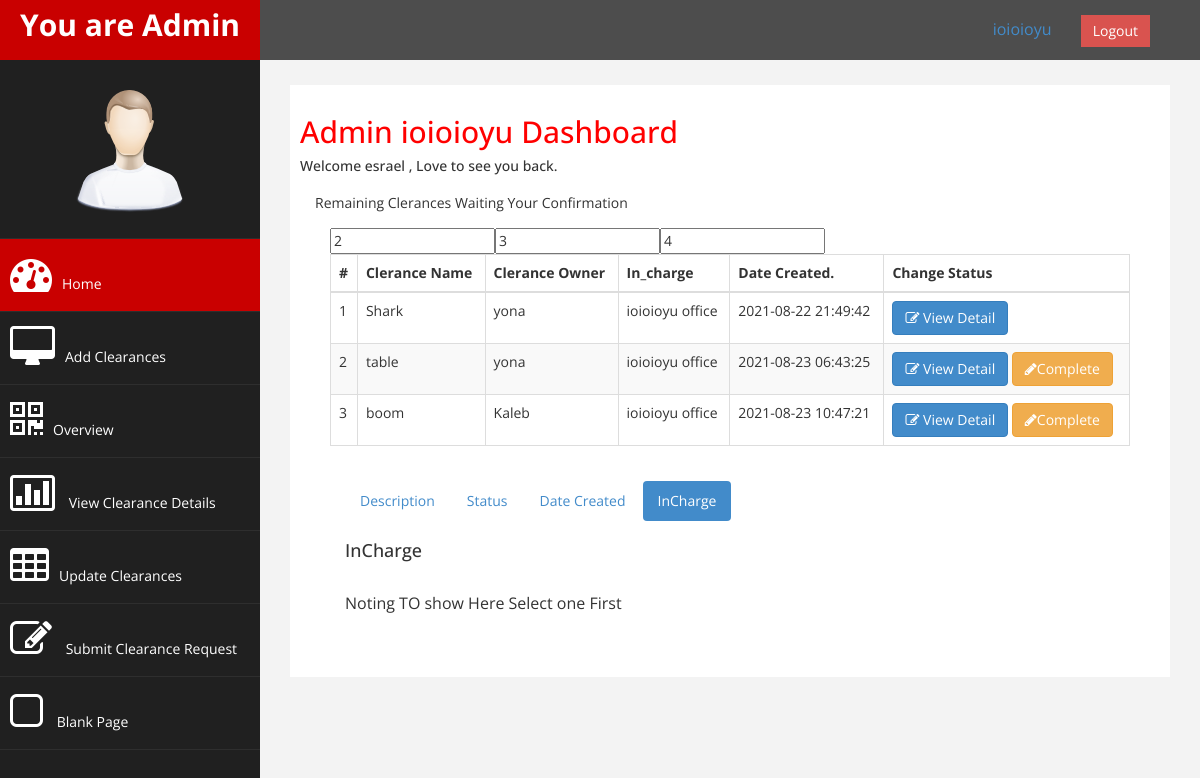
Screenshot of /pages/clearanceList.php (signed in) with the database file from the repository.
### tables this page shows
CREATE TABLE `clearance_list` (
  `id` int(11) NOT NULL,
  `name` varchar(255) NOT NULL,
  `description` text NOT NULL,
  `clearance_owner` int(11) NOT NULL,
  `in_charge` int(11) NOT NULL,
  `office` int(11) NOT NULL,
  `material` int(11) NOT NULL,
  `completed` tinyint(1) NOT NULL,
  `approved` tinyint(1) NOT NULL,
  `date_created` timestamp NOT NULL DEFAULT current_timestamp()
);

CREATE TABLE `users` (
  `id` int(11) NOT NULL,
  `full_name` varchar(255) NOT NULL,
  `role` int(11) NOT NULL,
  `phone` varchar(50) NOT NULL,
  `password` varchar(255) NOT NULL,
  `office` int(11) NOT NULL,
  `user_type` varchar(255) NOT NULL
);

### pages/clearanceList.php (the view, shortened to what this page needs)
<?php
include "../db.inc.php";
if (!isset($_SESSION['id'])) {
    header("Location:../login.php?error=Login Here First!");
} else {
    $detail_1 = false;
?>
    <!DOCTYPE html>
    <html xmlns="http://www.w3.org/1999/xhtml">
    <head>
        <link href="../css/bootstrap.css" rel="stylesheet" />
        <link href="../css/font-awesome.css" rel="stylesheet" />
        <link href="../js/morris/morris-0.4.3.min.css" rel="stylesheet" />
        <link href="../css/custom.css" rel="stylesheet" />
    </head>
    <body>
        <div id="wrapper">
            <nav class="navbar navbar-default navbar-cls-top " role="navigation" style="margin-bottom: 0">
                <div class="navbar-header">
                    <a class="navbar-brand" href="index.html">You are <?php echo $_SESSION['user_role'] ?></a>
                </div>
                <div style="color: white;
padding: 15px 50px 5px 50px;
float: right;
font-size: 16px;"> <a style="margin-right: 25px;"><?php echo $_SESSION['office'] . '   '  ?> </a> <a href="./logout.php" class="btn btn-danger square-btn-adjust">Logout</a> </div>
            </nav>
            <nav class="navbar-default navbar-side" role="navigation">
                <div class="sidebar-collapse">
                    <ul class="nav" id="main-menu">
                        <li class="text-center">
                            <img src="../img/find_user.png" class="user-image img-responsive" />
                        </li>
                        <li>
                            <a class="active-menu" href="./index.php"><i class="fa fa-dashboard fa-3x"></i>Home</a>
                        </li>
                        <li>
                            <a href="./addClerance.php"><i class="fa fa-desktop fa-3x"></i>Add Clearances</a>
                        </li>
                        <li>
                            <a href="./index.php"><i class="fa fa-qrcode fa-3x"></i>Overview</a>
                        </li>
                        <li>
                            <a href="./index.php"><i class="fa fa-bar-chart-o fa-3x"></i> View Clearance Details</a>
                        </li>
                        <li>
                            <a href="./index.php"><i class="fa fa-table fa-3x"></i>Update Clearances</a>
                        </li>
                        <li>
                            <a href="form.html"><i class="fa fa-edit fa-3x"></i> Submit Clearance Request </a>
                        </li>
                        <li>
                            <a href="blank.html"><i class="fa fa-square-o fa-3x"></i> Blank Page</a>
                        </li>
                    </ul>
                </div>
            </nav>
            <div id="page-wrapper">
                <div id="page-inner">
                    <div class="row">
                        <div class="col-md-12">
                            <h2>Admin <?php echo $_SESSION['office'] . '   '  ?> Dashboard</h2>
                            <h5>Welcome <?php echo $_SESSION['userName'] ?> , Love to see you back. </h5>
                        </div>
                    </div>
                    <div class="row">
                        <div class="col-md-12">
                        <div class="panel-heading">
                                Remaining Clerances Waiting Your Confirmation
                                <div class="panel-body">
                                    <div class="table-responsive">
                                        <table class="table table-striped table-bordered table-hover">
                                            <thead>
                                                <tr>
                                                    <th>#</th>
                                                    <th>Clerance Name</th>
                                                    <th>Clerance Owner</th>
                                                    <th>In_charge</th>
                                                    <th>Date Created.</th>
                                                    <th>Change Status</th>
                                                </tr>
                                            </thead>
                                            <tbody>
                                                <form action="" method="POST">
                                                    <?php
                                                    $sql = "SELECT * FROM `clearance_list` where approved = 1";
                                                    $result = mysqli_query($conn, $sql);
                                                    if ($result->num_rows > 0) {
                                                        $count = 0;
                                                        while ($row = mysqli_fetch_assoc($result)) {
                                                            $owner = $row['clearance_owner'];
                                                            $count += 1;
                                                            $sql2 = "SELECT * FROM `users` where id = $owner ";
                                                            $result2 = mysqli_query($conn, $sql2);
                                                            $data = mysqli_fetch_assoc($result2);
                                                    ?>
                                                            <tr>
                                                                <td><?php echo $count; ?></td>
                                                                <td><?php echo $row['name'] ?></td>
                                                                <td><?php echo $data['full_name'] ?></td>
                                                                <td><?php echo $_SESSION['office'] . ' office' ?></td>
                                                                <td><?php echo $row['date_created'] ?></td>
                                                                <input type="text" name="idn" value="<?php echo $row['id'] ?>">
                                                                <td><button name="view_detail_1" type="submit" class="btn btn-primary"><i class="fa fa-edit "></i> View Detail</button>
                                                               <?php
                                                                if($row['completed'] == 0){?>
                                                                     <button name="done" type="submit" class='btn btn-warning'><i class='fa fa-pencil'></i>Complete</button>
                                                            <?php  }
                                                               ?>
                                                            </td>
                                                            </tr>
                                                    <?php }
                                                    } ?>
                                                </form>
                                            </tbody>
                                        </table>
                                        <?php
                                        if ($detail_1) {
                                        ?>
                                            Detail Tabs
                                            <div class="panel-body">
                                                <ul class="nav nav-pills">
                                                    <li class=""><a href="#home-pills" data-toggle="tab">Description</a>
                                                    </li>
                                                    <li class=""><a href="#profile-pills" data-toggle="tab">Status</a>
                                                    </li>
                                                    <li class=""><a href="#messages-pills" data-toggle="tab">Date Created</a>
                                                    </li>
                                                    <li class="active"><a href="#settings-pills" data-toggle="tab">InCharge</a>
                                                    </li>
                                                </ul>
                                                <div class="tab-content">
                                                    <div class="tab-pane fade" id="home-pills">
                                                        <h4>Description</h4>
                                                        <p><?php echo $desc ?>.</p>
                                                        <p><?php echo "Clerance Owner " . " " . $ful_n ?>.</p>
                                                        <p><?php echo "Clerance Name " . " " . $it_name ?>.</p>
                                                    </div>
                                                    <div class="tab-pane fade" id="profile-pills">
                                                        <h4>Clerance Status</h4>
                                                        <p><?php
                                                            if ($comp == 0 && $app == 1) {
                                                                echo "<h4 style='color:yellow;'>you have Approved it , Waiting Supper Admin Approval!</h4>";
                                                            }
                                                            if ($comp == 1 && $app == 1) {
                                                                echo "<h4 style='color:green'>clerance Approval Process Is Completed!</h4>";
                                                            }
                                                            if ($app ==  0) {
                                                                echo "<h4 style='color:blue' >Still Waiting For Your Approval ,Please Approve As possible As you Can!</h4>";
                                                            }
                                                            ?>.</p>
                                                    </div>
                                                    <div class="tab-pane fade" id="messages-pills">
                                                        <h4>Clerance Creation Date</h4>
                                                        <p><?php echo $created ?>.</p>
                                                    </div>
                                                    <div class="tab-pane fade active in" id="settings-pills">
                                                        <h4>InCharge Of Controlling this Clerance and Management</h4>
                                                        <p><?php echo $_SESSION['office'] . ' office' ?>.</p>
                                                    </div>
                                                </div>
                                            </div>
                                    </div>
                                <?php } else { ?>
                                    <div class="panel-body">
                                        <ul class="nav nav-pills">
                                            <li class=""><a href="#home-pills" data-toggle="tab">Description</a>
                                            </li>
                                            <li class=""><a href="#profile-pills" data-toggle="tab">Status</a>
                                            </li>
                                            <li class=""><a href="#messages-pills" data-toggle="tab">Date Created</a>
                                            </li>
                                            <li class="active"><a href="#settings-pills" data-toggle="tab">InCharge</a>
                                            </li>
                                        </ul>
                                        <div class="tab-content">
                                            <div class="tab-pane fade active in" id="settings-pills">
                                                <h4>InCharge</h4>
                                                <p>Noting TO show Here Select one First</p>
                                            </div>
                                        </div>
                                    </div>
                                </div>
                            <?php } ?>
                        </div>
                    </div>
                </div>
            </div>
        </div>
        </div>
        </div>
    </body>
    </html>
<?php } ?>

### css/custom.css (style rules this page uses)
body { font-family: 'Open Sans', sans-serif; }
#wrapper { width: 100%; background:#202020; }
#page-wrapper { padding: 15px 15px; min-height: 600px; background:#F3F3F3; }
#page-inner { width:100%; margin:10px 20px 10px 0px; background-color:#fff!important; padding:10px; min-height:1200px; }
.text-center { text-align:center; }
h2 { color: #f00; }
h4 { padding-top:10px; }
.square-btn-adjust { border: 0px solid transparent; -webkit-border-radius: 0px; -moz-border-radius: 0px; border-radius: 0px; }
p { font-size:16px; line-height:25px; padding-top:20px; }
.user-image { margin: 25px auto; -webkit-border-radius: 10px; -moz-border-radius: 10px; border-radius: 10px; max-height:170px; max-width:170px; }
.navbar-cls-top .navbar-brand { color: #fff; background: #C90000; width: 260px; text-align: center; height: 60px; font-size: 30px; font-weight: 700; }
.active-menu { background-color:#C90000!important; }
.sidebar-collapse , .sidebar-collapse .nav { background:none; }
.sidebar-collapse .nav { padding:0; }
.sidebar-collapse .nav > li > a { color:#fff; background:#202020; text-shadow:none; }
.sidebar-collapse > .nav > li > a { padding:15px 10px; }
.sidebar-collapse > .nav > li { border-bottom: 1px solid rgba(107, 108, 109, 0.19); }
.navbar-side { border:none; background-color: #202020; }
.navbar-cls-top { background:#4D4D4D; border-bottom:none; }
.navbar-default { border:0px solid black; }
.navbar-header { background: #A70303; }
.nav > li > a > i { margin-right:10px; }
@media (min-width:768px) { #page-wrapper { margin: 0 0 0 260px; padding: 15px 30px; min-height: 1200px; } }
@media (min-width:768px) { .navbar-side { z-index: 1; position: absolute; width: 260px; } }
@media (min-width:768px) { .navbar { border-radius: 0px; } }

### pages/clearanceList.php (style rules this page uses)
#page-inner { min-height: 50px !important; }

### rows the page displays
clearance_list: name "Shark", clearance_owner.full_name "yona", date_created "2021-08-22 21:49:42", idn "2"
clearance_list: name "table", clearance_owner.full_name "yona", date_created "2021-08-23 06:43:25", idn "3", completed 0 (drawn)
clearance_list: name "boom", clearance_owner.full_name "Kaleb", date_created "2021-08-23 10:47:21", idn "4", completed 0 (drawn)

### other values shown
$_SESSION['user_role'] "Admin"
$_SESSION['office'] "ioioioyu"
$_SESSION['userName'] "esrael"
